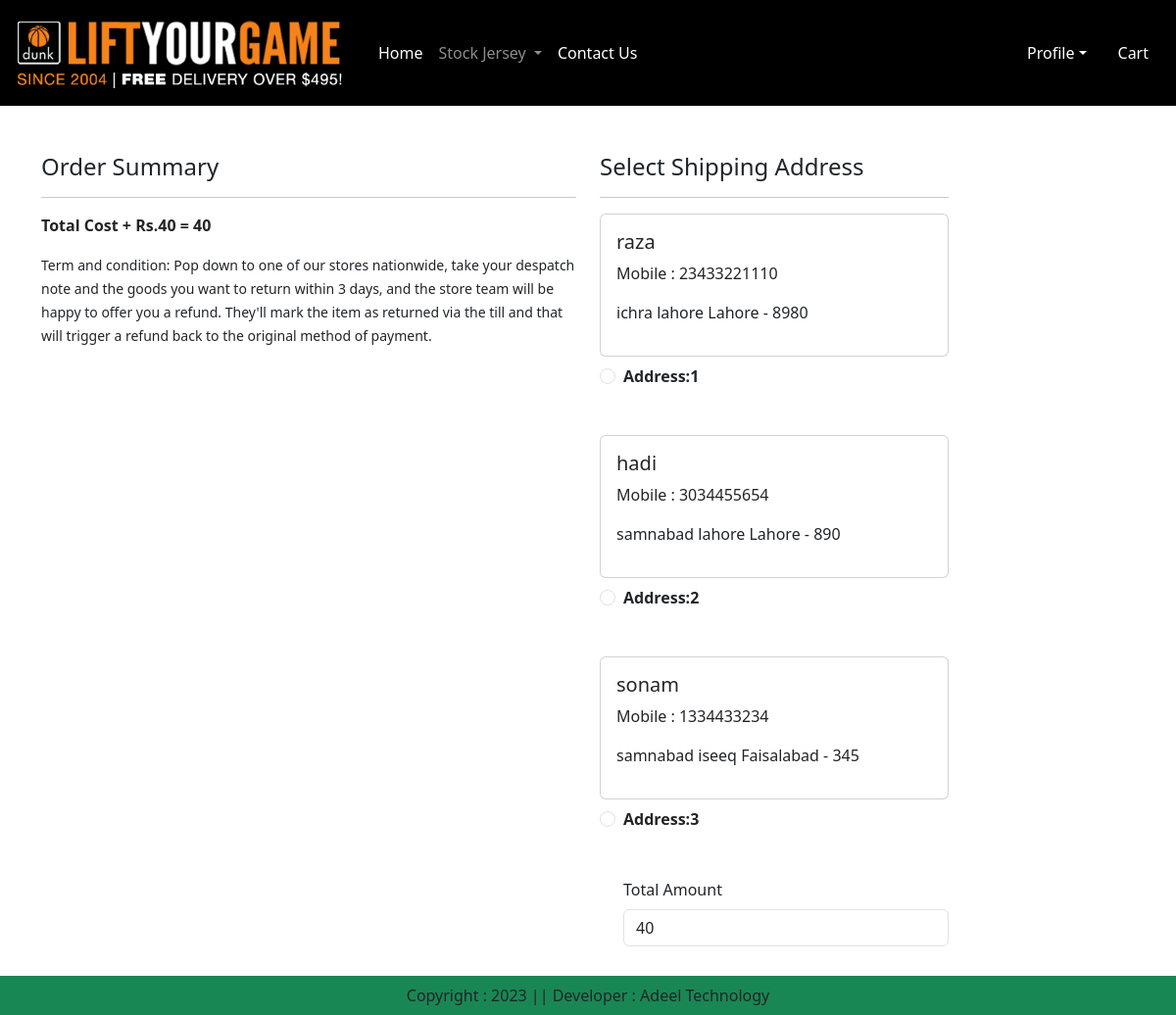
Before: /check_out/ (signed in) with the older database file.
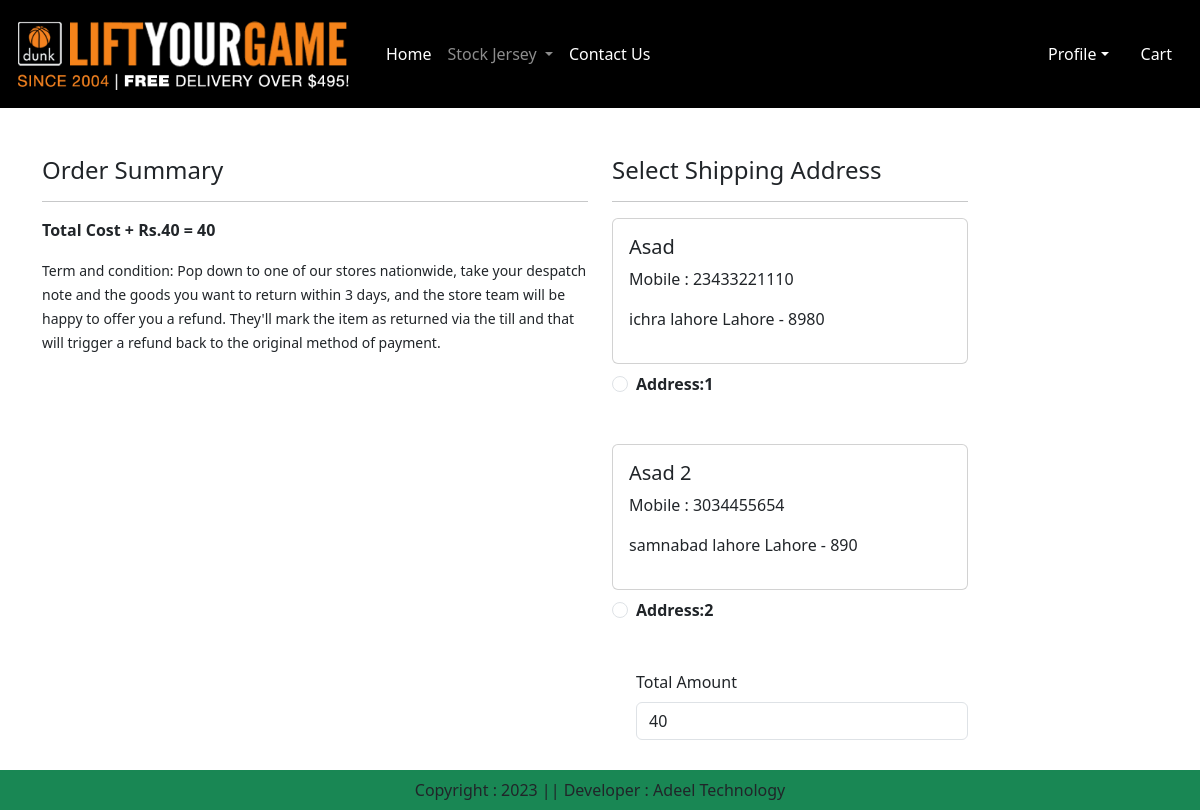
After: the same page with the newer database file.
### app/models.py (models this page shows, shortened)
class Customer(models.Model):
    user = models.ForeignKey(User,on_delete=models.CASCADE)
    name = models.CharField(max_length=200)
    locality = models.CharField(max_length=200)
    city = models.CharField(max_length=200)
    mobile = models.IntegerField(default=0)
    zipcode = models.IntegerField()
    state = models.CharField(choices=STATE_CHOICES,max_length=100)

### app/views.py (the view, shortened to what this page needs)
# urls.py: path('check_out/',views.checkout.as_view(),name='check_out'),
@method_decorator(login_required,name='dispatch')
class checkout(View):
    def get(self,request):
        user=request.user
        add=Customer.objects.filter(user=user)
        cart_items=Cart.objects.filter(user=user)
        famount = 0
        for p in cart_items:
            value = p.quantity * p.product.discounted_price
            famount = famount + value
        totalamount = famount + 40
        razoramount = int(totalamount * 100)
        client = razorpay.Client(auth=(settings.RAZOR_KEY_ID, settings.RAZOR_KEY_SECRET))
        data = {"amount": razoramount, "currency": "INR", "receipt": "order_rcptid_12"}
        payment_response = client.order.create(data=data)
        print(payment_response)
        order_id = payment_response['id']
        order_status = payment_response['status']
        return render(request,'app/check_out.html',locals())

### app/templates/app/check_out.html (shortened to what this page needs)
{% extends 'app/base.html' %}
{% load static %}
{% block main-content %}
<div class="container">
  <div class="row mt-5">
    <div class="col-sm-6">
      <h4>Order Summary</h4>
      <hr>
      <p class="fw-bold">Total Cost + Rs.40 = {{totalamount}}</p>
      <small>Term and condition:
        Pop down to one of our stores nationwide, take your despatch note and the goods you want to return within 3 days, and the store team will be happy to offer you a refund. They'll mark the item as returned via the till and that will trigger a refund back to the original method of payment. </small>
      </div>
      <div class="col-sm-4 sffset-sm-1">
        <h4>Select Shipping Address</h4>
        <hr>
        <form method="post" id="myform">
            {% for ad in add %}
            <div class="card">
             <div class="card-body">
                <h5>{{ad.name}}</h5>
                <p>Mobile : {{ad.mobile}}</p>
                <p>{{ad.locality}} {{ad.city}} {{ad.state}} - {{ad.zipcode}}</p>
             </div>
            </div>
              <div class="form-check mt-2 mb-5">
                <input class="form-check-input" type="radio" name="custid" id="custad  d{{forloop.counter}}" value="{{ad.id}}">
                <label class="form-check-label fw-bold" for="custadd{{forloop.counter}}">
                    Address:{{forloop.counter}}</label>
                </div>
            {% endfor %}
               <div class="form-check mb-3">
                <label for="totalamount" class="form-label">Total Amount</label>
                <input type="number" class="form-control" name="totalamount" value={{totalamount}} readonly>
               </div>
               <div class="text-end">
                  <button id="rzp-button1" type="submit" class="btn btn-warning mt-3 px-5 fw-bold">payment</button>
               </div>
            </form>
        </div>
    </div>
</div>
{% endblock main-content %}

Changed rows visible on the page:
removed Customer: name "sonam", mobile "1334433234", locality "samnabad", city "iseeq", state "Faisalabad", zipcode "345"
changed Customer "ichra": name "raza" → "Asad"
changed Customer "samnabad": name "hadi" → "Asad 2"
